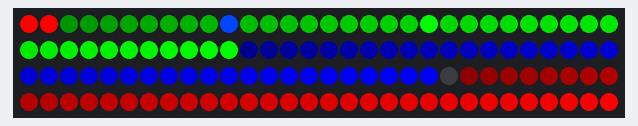
Recording of a sketch running on a simulated Arduino Uno, built with avr-gcc and run on an emulated ATmega328P. On the bench: 120 RGB LEDs in strip order, left to right, continuing on the next row.

Above: at 0.11 s.
At 5.28 s:
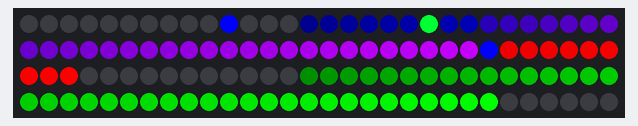
At 10.36 s:
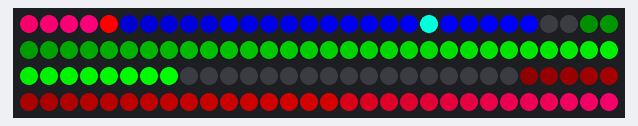
At 20.5 s:
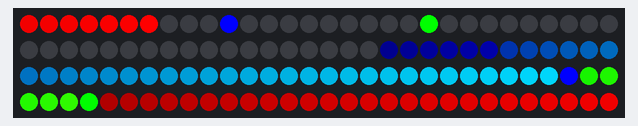
At 29.87 s:
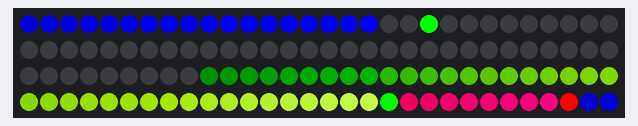
At 39.68 s:
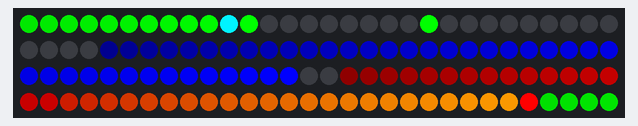

The sketch:

C1_colorblendingrace.ino
```cpp
#include <Adafruit_NeoPixel.h>
#define PIN 6
#define CNT_LIGHTS 120

Adafruit_NeoPixel strip = Adafruit_NeoPixel(CNT_LIGHTS, PIN, NEO_GRB + NEO_KHZ800);
//fixed settings
int analogPinL = 1; // read from multiplexer using analog input 0
int analogPinR = 0; // read from multiplexer using analog input 0
int strobePin = 12; // strobe is attached to digital pin 2
int resetPin = 13; // reset is attached to digital pin 3

int speed1 = 0; //counters for speed of section
int speed2 = 0;
int speed3 = 0;

int leddat[CNT_LIGHTS][3];
int ledw = CNT_LIGHTS/3;
int led1[4] = {0, 255, 0, CNT_LIGHTS/3*1}; //grb + position
int led2[4] = {0, 0, 255, CNT_LIGHTS/3*2}; //grb + position
int led3[4] = {255, 0, 0, CNT_LIGHTS/3*3}; //grb + position


void setup() {
  Serial.begin(9600); // print to serial monitor
  strip.begin();
  strip.show();
  pinMode(analogPinL, INPUT);
  pinMode(analogPinR, INPUT);
  pinMode(strobePin, OUTPUT);
  pinMode(resetPin, OUTPUT);
  digitalWrite(resetPin, LOW);
  digitalWrite(strobePin, HIGH);
}

void loop() {
    moveled(5,4,6); //move led forward one

    delay(1);
}


void moveled(int o, int tw, int th){
  leddat[10][2] = 255;
  leddat[20][1] = 255;
  //________________________moving led 1
  for (int i=led1[3]; i>led1[3]-ledw; i--){
   for (int k=0; k<3; k++){
     if (i<0)
       if (leddat[CNT_LIGHTS+i][k] + led1[k] -((led1[k]/ledw)*(led1[3]-i+1)) >=255)
          leddat[CNT_LIGHTS+i][k] = 255;
       else
          leddat[CNT_LIGHTS+i][k] += led1[k] -((led1[k]/ledw)*(led1[3]-i+1));
     else
       if (led1[3]-i == 0)
         leddat[i][k] = led1[k]; //first one must be strong
       else
         if (leddat[i][k] + led1[k] -((led1[k]/ledw)*(led1[3]-i+1)) >=255)
           leddat[i][k] = 255;
         else
           leddat[i][k] += led1[k] -((led1[k]/ledw)*(led1[3]-i+1));
   }
 }
   //________________________moving led 2
  for (int i=led2[3]; i>led2[3]-ledw; i--){
   for (int k=0; k<3; k++){
     if (i<0)
       if (leddat[CNT_LIGHTS+i][k] + led2[k] -((led2[k]/ledw)*(led2[3]-i+1)) >=255)
          leddat[CNT_LIGHTS+i][k] = 255;
       else
          leddat[CNT_LIGHTS+i][k] += led2[k] -((led2[k]/ledw)*(led2[3]-i+1));
     else
       if (led2[3]-i == 0)
         leddat[i][k] = led2[k]; //first one must be strong
       else
         if (leddat[i][k] + led2[k] -((led2[k]/ledw)*(led2[3]-i+1)) >=255)
           leddat[i][k] = 255;
         else
           leddat[i][k] += led2[k] -((led2[k]/ledw)*(led2[3]-i+1));
   }
 }


   //________________________moving led 3
  for (int i=led3[3]; i>led3[3]-ledw; i--){
   for (int k=0; k<3; k++){
     if (i<0)
       if (leddat[CNT_LIGHTS+i][k] + led3[k] -((led3[k]/ledw)*(led3[3]-i+1)) >=255)
          leddat[CNT_LIGHTS+i][k] = 255;
       else
          leddat[CNT_LIGHTS+i][k] += led3[k] -((led3[k]/ledw)*(led3[3]-i+1));
     else
       if (led3[3]-i == 0)
         leddat[i][k] = led3[k]; //first one must be strong
       else
         if (leddat[i][k] + led3[k] -((led3[k]/ledw)*(led3[3]-i+1)) >=255)
           leddat[i][k] = 255;
         else
           leddat[i][k] += led3[k] -((led3[k]/ledw)*(led3[3]-i+1));
   }
 }

 //_________set the first to be strong
 for(int s=0; s<3; s++){
   leddat[led1[3]][s] = led1[s];
   leddat[led2[3]][s] = led2[s];
   leddat[led3[3]][s] = led3[s];
 }


 //________set positions with speed
 if (led1[3]<CNT_LIGHTS-1){
   if (speed1 == o){
     led1[3]+=1;
     speed1 = 0;
   }
 }
  else{
    led1[3]=1;
    speed1 = 0;
  }
 if (led2[3]<CNT_LIGHTS-1){
   if (speed2 == tw){
     led2[3]+=1;
     speed2 = 0;
   }
 }
  else{
    led2[3]=1;
    speed2 = 0;
  }
 if (led3[3]<CNT_LIGHTS-1){
   if (speed3 == th){
     led3[3]+=1;
     speed3 = 0;
   }
 }
  else{
    led3[3]=1;
    speed3 = 0;
  }

  speed1++;
  speed2++;
  speed3++;
  setled();
}


void setled(){
  for (int i=0; i<CNT_LIGHTS; i++){
    int r = leddat[i][0];
    int g = leddat[i][1];
    int b = leddat[i][2];
    strip.setPixelColor(i , r, g, b);
  }
  strip.show();
  clearleddat();
}


void clearleddat(){
  for (int i=0; i<CNT_LIGHTS; i++){
    leddat[i][0] = 0;
    leddat[i][1] = 0;
    leddat[i][2] = 0;
  }
}
```
